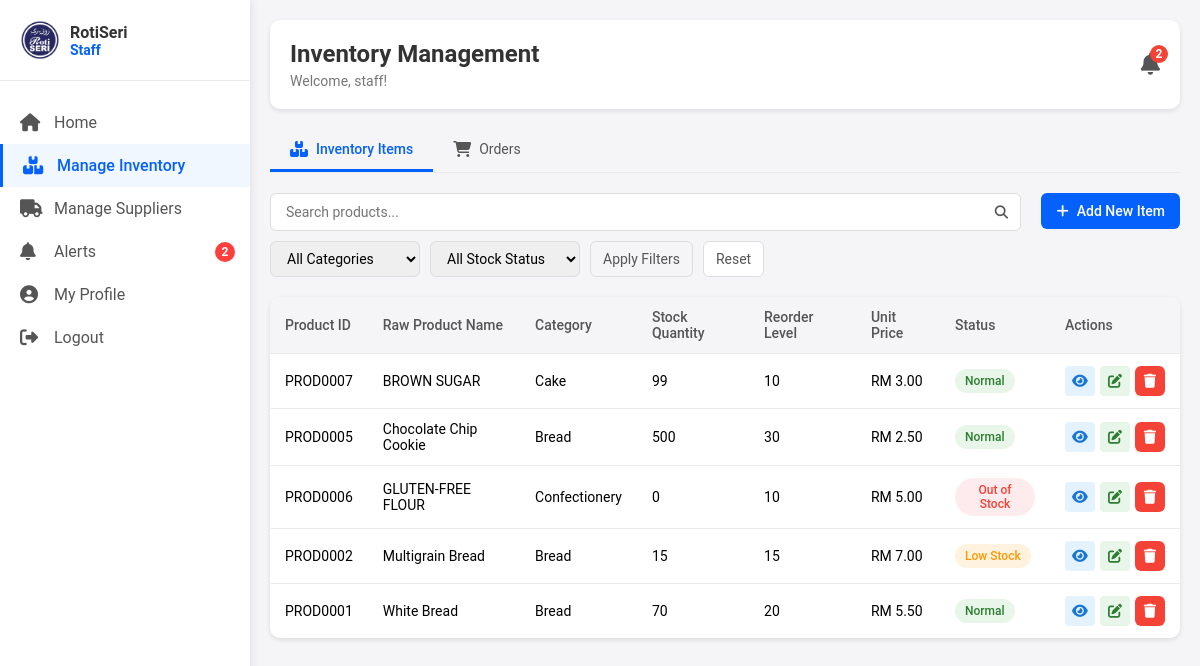
Screenshot of /staff_manageinventory.php (signed in) with the database file from the repository.
### tables this page shows
CREATE TABLE `users` (
  `userID` varchar(50) NOT NULL,
  `username` varchar(100) NOT NULL,
  `fullName` varchar(255) NOT NULL,
  `email` varchar(255) NOT NULL,
  `phoneNumber` varchar(20) NOT NULL,
  `address` text NOT NULL,
  `password` varchar(255) NOT NULL,
  `role` enum('Administrator','Inventory Manager','Bakery Staff') NOT NULL,
  `created_at` timestamp NOT NULL DEFAULT current_timestamp()
);

CREATE TABLE `products` (
  `product_id` varchar(10) NOT NULL,
  `product_name` varchar(100) NOT NULL,
  `description` text DEFAULT NULL,
  `category_id` int(11) DEFAULT NULL,
  `stock_quantity` int(11) NOT NULL DEFAULT 0,
  `reorder_threshold` int(11) NOT NULL DEFAULT 10,
  `unit_price` decimal(10,2) NOT NULL DEFAULT 0.00,
  `last_updated` datetime DEFAULT current_timestamp()
);

CREATE TABLE `product_categories` (
  `category_id` int(11) NOT NULL,
  `category_name` varchar(50) NOT NULL,
  `description` text DEFAULT NULL
);

### staff_manageinventory.php (the view, shortened to what this page needs)
<?php
include 'db_connection.php';
$userID = $_SESSION['userID'];
$sql = "SELECT fullName FROM users WHERE userID = ?";
$stmt = $conn->prepare($sql);
$stmt->bind_param("s", $userID);
$stmt->execute();
$result = $stmt->get_result();
if ($row = $result->fetch_assoc()) {
    $fullName = $row['fullName'];
} else {
    $fullName = "Staff";
}
$searchTerm = isset($_GET['search']) ? $_GET['search'] : '';
$activeTab = isset($_GET['tab']) ? $_GET['tab'] : 'inventory';
$query = "SELECT p.*, c.category_name
          FROM products p
          LEFT JOIN product_categories c ON p.category_id = c.category_id
          WHERE 1=1";
$query .= " ORDER BY p.product_name";
$stmt = $conn->prepare($query);
$stmt->execute();
$result_products = $stmt->get_result();
$lowStockQuery = "SELECT
                 SUM(CASE WHEN stock_quantity <= reorder_threshold AND stock_quantity > 0 THEN 1 ELSE 0 END) as low_stock_count,
                 SUM(CASE WHEN stock_quantity = 0 THEN 1 ELSE 0 END) as out_of_stock_count
              FROM products";
$stockResult = $conn->query($lowStockQuery);
$stockCounts = $stockResult->fetch_assoc();
$lowStockCount = $stockCounts['low_stock_count'];
$outOfStockCount = $stockCounts['out_of_stock_count'];
?>
<!DOCTYPE html>
<html lang="en">
<head>
    <link rel="stylesheet" href="staff_dashboard.css">
    <link rel="stylesheet" href="staff_manageinventory.css">
    <link rel="stylesheet" href="https://cdnjs.cloudflare.com/ajax/libs/font-awesome/6.5.1/css/all.min.css">
</head>
<body>
    <div class="sidebar">
        <div class="sidebar-header">
            <div class="logo-container">
                <img src="image/icon/logo.png" alt="Roti Seri Logo" class="logo">
                <div class="company-text">
                    <span class="company-name">RotiSeri</span>
                    <span class="company-role">Staff</span>
                </div>
            </div>
        </div>
        <nav class="sidebar-nav">
            <a href="staff_dashboard.php" class="nav-item">
                <i class="fas fa-home"></i>
                <span>Home</span>
            </a>
            <a href="staff_manageinventory.php" class="nav-item active">
                <i class="fas fa-boxes"></i>
                <span>Manage Inventory</span>
            </a>
            <a href="staff_suppliers.php" class="nav-item">
                <i class="fas fa-truck"></i>
                <span>Manage Suppliers</span>
            </a>
            <a href="staff_alerts.php" class="nav-item">
    <i class="fas fa-bell"></i>
    <span>Alerts</span>
    <?php if ($lowStockCount + $outOfStockCount > 0): ?>
    <span class="badge"><?php echo $lowStockCount + $outOfStockCount; ?></span>
    <?php endif; ?>
</a>
            <a href="staff_profile.php" class="nav-item">
                <i class="fas fa-user-circle"></i>
                <span>My Profile</span>
            </a>
            <a href="logout.php" class="nav-item">
                <i class="fas fa-sign-out-alt"></i>
                <span>Logout</span>
            </a>
        </nav>
    </div>
    <div class="main-content">
        <div class="header">
            <div class="welcome-container">
                <h1>Inventory Management</h1>
                <p>Welcome, <?php echo htmlspecialchars($fullName); ?>!</p>
            </div>
            <?php if ($lowStockCount + $outOfStockCount > 0): ?>
            <div class="notification-bell" onclick="toggleNotifications()">
                <i class="fas fa-bell"></i>
                <span class="notification-count"><?php echo $lowStockCount + $outOfStockCount; ?></span>
            </div>
            <?php endif; ?>
        </div>
        <div class="tabs">
            <button class="tab-btn <?php echo ($activeTab === 'inventory') ? 'active' : ''; ?>"
                    onclick="location.href='staff_manageinventory.php?tab=inventory'">
                <i class="fas fa-boxes"></i> Inventory Items
            </button>
            <button class="tab-btn <?php echo ($activeTab === 'orders') ? 'active' : ''; ?>"
                    onclick="location.href='staff_manageinventory.php?tab=orders'">
                <i class="fas fa-shopping-cart"></i> Orders
            </button>
        </div>
        <?php if ($activeTab === 'inventory'): ?>
            <div class="inventory-actions">
                <div class="search-filters">
                    <form method="GET" action="staff_manageinventory.php">
                        <div class="search-bar">
                            <input type="text" name="search" placeholder="Search products..." value="<?php echo htmlspecialchars($searchTerm); ?>">
                            <button type="submit"><i class="fas fa-search"></i></button>
                        </div>
                        <div class="filters">
                            <select name="category">
                                <option value="">All Categories</option>
                            </select>
                            <select name="stock_status">
                                <option value="">All Stock Status</option>
                            </select>
                            <button type="submit" class="filter-btn">Apply Filters</button>
                            <button type="button" class="filter-btn reset" onclick="window.location='staff_manageinventory.php'">Reset</button>
                        </div>
                    </form>
                </div>
                <button class="add-item-btn" onclick="showAddModal()">
                    <i class="fas fa-plus"></i> Add New Item
                </button>
            </div>
            <div class="inventory-table-container">
                <table class="inventory-table">
                    <thead>
                        <tr>
                            <th>Product ID</th>
                            <th>Raw Product Name</th>
                            <th>Category</th>
                            <th>Stock Quantity</th>
                            <th>Reorder Level</th>
                            <th>Unit Price</th>
                            <th>Status</th>
                            <th>Actions</th>
                        </tr>
                    </thead>
                    <tbody>
                        <?php if ($result_products->num_rows > 0): ?>
                            <?php while ($product = $result_products->fetch_assoc()): ?>
                                <?php
                                $statusClass = 'normal';
                                $statusText = 'Normal';
                                if ($product['stock_quantity'] == 0) {
                                    $statusClass = 'out';
                                    $statusText = 'Out of Stock';
                                } else if ($product['stock_quantity'] <= $product['reorder_threshold']) {
                                    $statusClass = 'low';
                                    $statusText = 'Low Stock';
                                }
                                ?>
                                <tr>
                                    <td><?php echo htmlspecialchars($product['product_id']); ?></td>
                                    <td><?php echo htmlspecialchars($product['product_name']); ?></td>
                                    <td><?php echo htmlspecialchars($product['category_name']); ?></td>
                                    <td><?php echo htmlspecialchars($product['stock_quantity']); ?></td>
                                    <td><?php echo htmlspecialchars($product['reorder_threshold']); ?></td>
                                    <td>RM <?php echo number_format($product['unit_price'], 2); ?></td>
                                    <td><span class="status <?php echo $statusClass; ?>"><?php echo $statusText; ?></span></td>
                                    <td>
                                        <div class="action-buttons">
                                            <button class="action-btn view-btn" title="View Details"
                                            onclick="viewItemDetails(<?php echo htmlspecialchars(json_encode($product), ENT_QUOTES, 'UTF-8'); ?>)">
                                                <i class="fas fa-eye"></i>
                                            </button>
                                            <button class="action-btn edit-btn" title="Edit Item"
                                                    onclick="showEditModal(<?php echo htmlspecialchars(json_encode($product)); ?>)">
                                                <i class="fas fa-edit"></i>
                                            </button>
                                            <button class="action-btn delete-btn" title="Delete Item"
                                                    onclick="confirmDelete('<?php echo $product['product_id']; ?>', '<?php echo addslashes($product['product_name']); ?>')">
                                                <i class="fas fa-trash"></i>
                                            </button>
                                        </div>
                                    </td>
                                </tr>
                            <?php endwhile; ?>
                        <?php else: ?>
                            <tr>
                                <td colspan="8" class="no-data">No products found matching your criteria</td>
                            </tr>
                        <?php endif; ?>
                    </tbody>
                </table>
            </div>
        <?php endif; ?>
    </div>
</body>
</html>

### staff_dashboard.css (style rules this page uses)
* { margin: 0; padding: 0; box-sizing: border-box; font-family: 'Roboto', sans-serif; }
body { background-color: #f5f5f7; display: flex; min-height: 100vh; }
.sidebar { width: 250px; background-color: #ffffff; min-height: 100vh; position: fixed; top: 0; left: 0; box-shadow: 0 0 10px rgba(0, 0, 0, 0.1); display: flex; flex-direction: column; z-index: 1000; }
.sidebar-header { padding: 20px; border-bottom: 1px solid #eaeaea; }
.logo-container { display: flex; align-items: center; gap: 10px; }
.logo { width: 40px; height: 40px; }
.company-text { display: flex; flex-direction: column; }
.company-name { font-weight: 600; font-size: 16px; color: #333; }
.company-role { font-weight: 600; font-size: 14px; color: #0561FC; }
.sidebar-nav { display: flex; flex-direction: column; padding: 20px 0; flex-grow: 1; }
.nav-item { display: flex; align-items: center; padding: 12px 20px; color: #555; text-decoration: none; position: relative; transition: all 0.3s ease; }
.nav-item i { margin-right: 10px; font-size: 18px; width: 24px; }
.nav-item.active { color: #0561FC; background-color: #f0f7ff; font-weight: 500; border-left: 3px solid #0561FC; }
.badge { position: absolute; right: 15px; background-color: #ff3e3e; color: white; font-size: 12px; font-weight: bold; height: 20px; width: 20px; display: flex; align-items: center; justify-content: center; border-radius: 50%; }
.main-content { flex: 1; margin-left: 250px; padding: 20px; overflow-x: hidden; }
.header { background-color: #ffffff; border-radius: 10px; padding: 20px; margin-bottom: 20px; box-shadow: 0 2px 5px rgba(0, 0, 0, 0.1); display: flex; justify-content: space-between; align-items: center; }
.welcome-container h1 { font-size: 24px; color: #333; margin-bottom: 5px; }
.welcome-container p { color: #777; font-size: 14px; }

### rows the page displays
users: fullName "staff"
products: product_id "PROD0007", product_name "BROWN SUGAR", category.category_name "Cake", stock_quantity "99", reorder_threshold "10", unit_price "3.00", statusText "Normal"
products: product_id "PROD0005", product_name "Chocolate Chip Cookie", category.category_name "Bread", stock_quantity "500", reorder_threshold "30", unit_price "2.50", statusText "Normal"
products: product_id "PROD0006", product_name "GLUTEN-FREE FLOUR", category.category_name "Confectionery", stock_quantity "0", reorder_threshold "10", unit_price "5.00", stock_quantity "Out of Stock"
products: product_id "PROD0002", product_name "Multigrain Bread", category.category_name "Bread", stock_quantity "15", reorder_threshold "15", unit_price "7.00", statusText "Low Stock"
products: product_id "PROD0001", product_name "White Bread", category.category_name "Bread", stock_quantity "70", reorder_threshold "20", unit_price "5.50", statusText "Normal"

### other values shown
$lowStockCount + $outOfStockCount "2"
